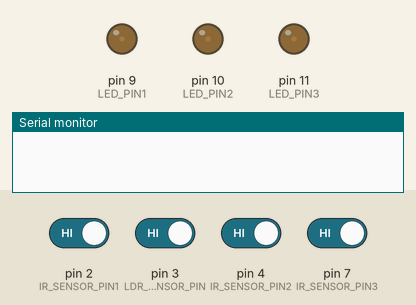
Bench run of a sketch on a simulated Arduino Uno, built with avr-gcc and run on an emulated ATmega328P. On the bench: output pins drawn as LEDs (lit = HIGH), the last lines printed to the serial monitor. Inputs (shaded band) come from the test bench; at power-on: pin 2 (IR_SENSOR_PIN1), pin 3 (LDR_SENSOR_PIN), pin 4 (IR_SENSOR_PIN2), pin 7 (IR_SENSOR_PIN3) HIGH.

Above: at 1.2 s.
1.3 s: pin 2 (IR_SENSOR_PIN1) driven LOW
At 2.1 s:
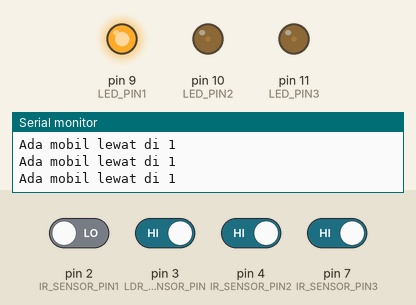
2.8 s: pin 4 (IR_SENSOR_PIN2) driven LOW
At 4.0 s:
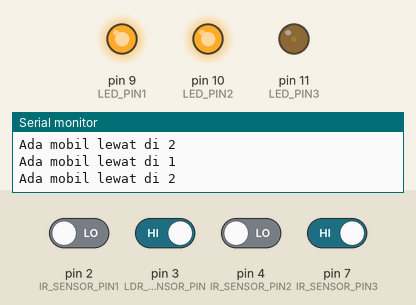
4.3 s: pin 7 (IR_SENSOR_PIN3) driven LOW
At 5.2 s:
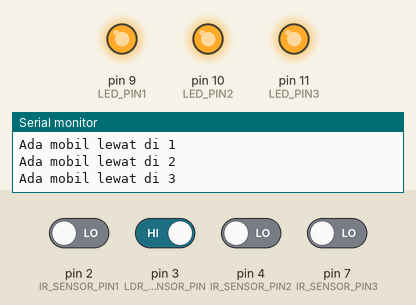
5.8 s: pin 3 (LDR_SENSOR_PIN) driven LOW
At 6.6 s:
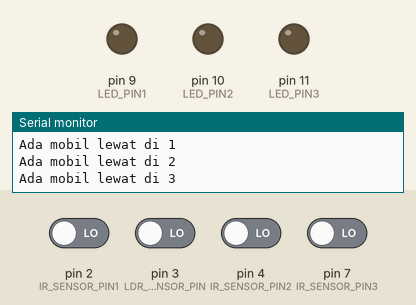
7.3 s: pin 3 (LDR_SENSOR_PIN) driven HIGH
At 7.9 s:
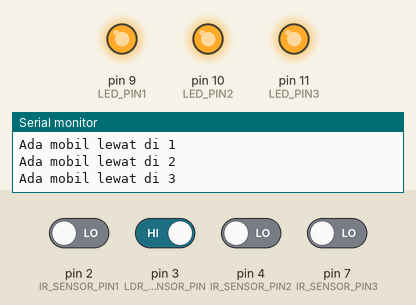
10.3 s: pin 2 (IR_SENSOR_PIN1) driven HIGH
At 11.4 s:
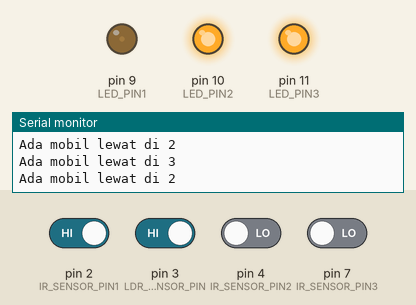
Timing chart, 0 to 12.8 s (numbered marks = the images above; inputs shaded):
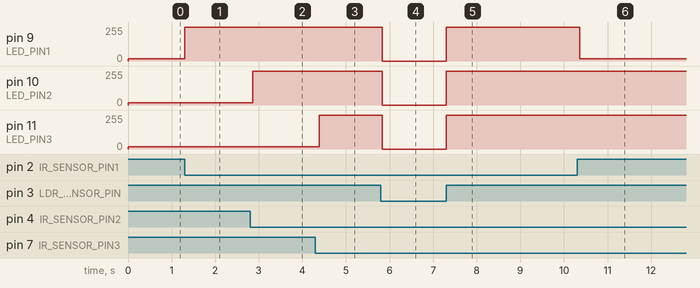

The sketch:

LED-control-with-IR-and-LDR-sensor.ino
```cpp
#define IR_SENSOR_PIN1 2
#define IR_SENSOR_PIN2 4
#define IR_SENSOR_PIN3 7
#define LDR_SENSOR_PIN 3
#define LED_PIN1 9
#define LED_PIN2 10
#define LED_PIN3 11

void setup() {
  pinMode(IR_SENSOR_PIN1, INPUT);
  pinMode(IR_SENSOR_PIN2, INPUT);
  pinMode(IR_SENSOR_PIN3, INPUT);
  pinMode(LDR_SENSOR_PIN, INPUT);
  pinMode(LED_PIN1, OUTPUT);
  pinMode(LED_PIN2, OUTPUT);
  pinMode(LED_PIN3, OUTPUT);
  Serial.begin(9600);
}

void loop() {
  int irValue1 = digitalRead(IR_SENSOR_PIN1);
  int irValue2 = digitalRead(IR_SENSOR_PIN2);
  int irValue3 = digitalRead(IR_SENSOR_PIN3);
  int ldrValue = digitalRead(LDR_SENSOR_PIN);

  if (ldrValue == LOW) {
    digitalWrite(LED_PIN1, LOW);
    digitalWrite(LED_PIN2, LOW);
    digitalWrite(LED_PIN3, LOW);
  } else {
    int kecerahanLED1 = 16;
    int kecerahanLED2 = 16;
    int kecerahanLED3 = 16;

    if (irValue1 == LOW) {
      kecerahanLED1 = 255;
      Serial.println("Ada mobil lewat di 1");
    }
    if (irValue2 == LOW) {
      kecerahanLED2 = 255;
      Serial.println("Ada mobil lewat di 2");
    }
    if (irValue3 == LOW) {
      kecerahanLED3 = 255;
      Serial.println("Ada mobil lewat di 3");
    }
    analogWrite(LED_PIN1, kecerahanLED1);
    analogWrite(LED_PIN2, kecerahanLED2);
    analogWrite(LED_PIN3, kecerahanLED3);
  }
}
```

Measured:
- after the input at 1.3 s, pin 9 (LED_PIN1): 16/255 → 255/255 at once
- after the input at 2.8 s, pin 10 (LED_PIN2): 16/255 → 255/255 after 0.06 s
- after the input at 4.3 s, pin 11 (LED_PIN3): 16/255 → 255/255 after 0.09 s
- after the input at 5.8 s, pin 9 (LED_PIN1), pin 10 (LED_PIN2), pin 11 (LED_PIN3): 255/255 → 0/255 at once
- after the input at 7.3 s, pin 9 (LED_PIN1), pin 10 (LED_PIN2), pin 11 (LED_PIN3): 0/255 → 255/255 at once
- after the input at 10.3 s, pin 9 (LED_PIN1): 255/255 → 16/255 after 0.07 s
